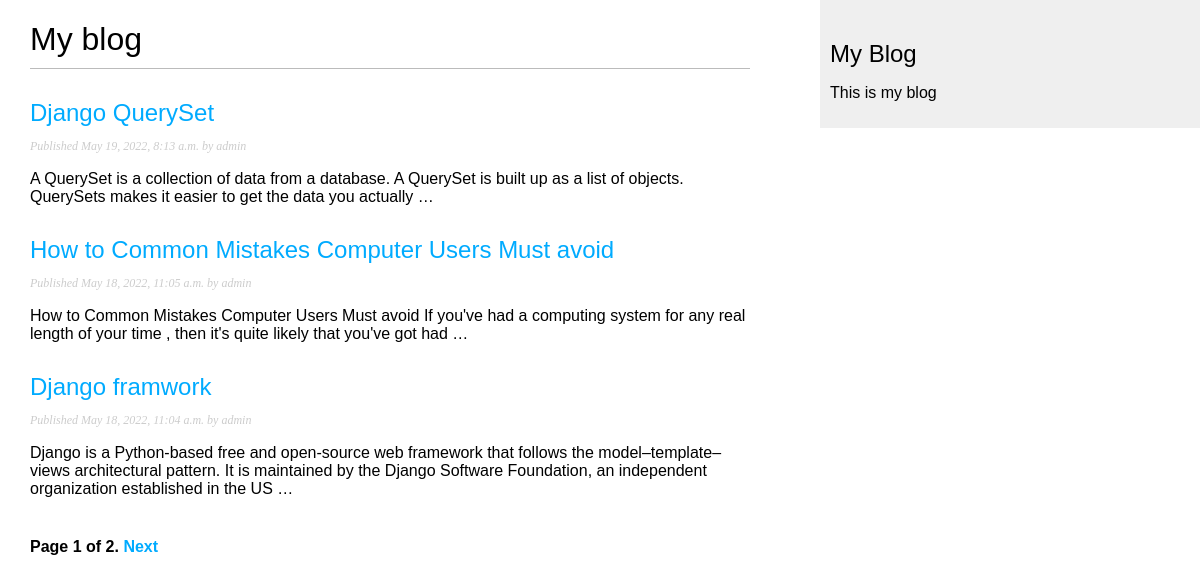
The page / on the database its author committed.
### blog/models.py (models this page shows, shortened)
class Post(models.Model):
    STATUS_CHOISES = (('draft', 'Draft'), ('published','Published'),)
    title=models.CharField(max_length=250)
    slug=models.SlugField(max_length=250, unique_for_date='publish')
    author=models.ForeignKey(User,on_delete=models.CASCADE,related_name='blog_posts')
    body=models.TextField()
    publish=models.DateTimeField(default=timezone.now)
    created=models.DateTimeField(auto_now_add=True)
    updated=models.DateTimeField(auto_now=True)
    status=models.CharField(max_length=10, choices=STATUS_CHOISES,default='draft')
    objects=models.Manager()
    published=PublishedManager( )
    def get_absolute_url(self):
        return reverse("blog:post_detail",
                        args=[self.publish.year,
                              self.publish.month,
                              self.publish.day,
                              self.slug])
    class Meta:
        ordering =('-publish',)

### blog/views.py (the view)
# urls.py: path('', views.post_list, name='post_list'),
def post_list(request):
    object_list = Post.published.all()
    paginator = Paginator(object_list, 3) # 3 posts in each page
    page = request.GET.get('page')
    try:
        posts = paginator.page(page)
    except PageNotAnInteger:
        posts = paginator.page(1)
    except EmptyPage:
        posts = paginator.page(paginator.num_pages)
    return render(request,'blog/post/list.html',{'page': page,'posts': posts})

### blog/models.py (called while the page is built)
    def get_queryset(self):
        return super(PublishedManager,self).get_queryset().filter(status='published')

### blog/templates/blog/post/list.html (shortened to what this page needs)
{% extends 'blog/base.html' %}
{% block content %}
<h1>My blog</h1>
{% for post in posts  %}
<h2>
    <a href="{{post.get_absolute_url}}">
        {{post.title }}
    </a>
</h2>
<p class="date">
    Published {{post.publish}} by {{post.author}}
</p>
{{post.body|truncatewords:30|linebreaks}}
{% endfor %}
{% include "pagination.html" with page=posts %}
{% endblock content %}

### blog/templates/blog/base.html (shortened to what this page needs)
{% load static %}
<!DOCTYPE html>
<html lang="en">
<head>
    <link rel="stylesheet" href="{% static 'css/blog.css'%}">
</head>
<body>
    <div id="content">
        {% block content %}{% endblock content %}
    </div>
    <div id="sidebar">
        <h2>My Blog</h2>
        <p>This is my blog</p>
    </div>
</body>
</html>

### blog/templates/pagination.html (shortened to what this page needs)
<div class="pagination">
    <span class="step-links">
    <span class="current">
        Page {{ page.number }} of {{ page.paginator.num_pages }}.
    </span>
        {% if page.has_next %}
            <a href="?page={{ page.next_page_number }}">Next</a>
        {% endif %}
    </span>
</div>

### blog/static/css/blog.css (style rules this page uses)
body { margin:0; padding:0; font-family:helvetica, sans-serif; }
a { color:#00abff; text-decoration:none; }
h1 { font-weight:normal; border-bottom:1px solid #bbb; padding:0 0 10px 0; }
h2 { font-weight:normal; margin:30px 0 0; }
#content { float:left; width:60%; padding:0 0 0 30px; }
#sidebar { float:right; width:30%; padding:10px; background:#efefef; height:100%; }
p.date { color:#ccc; font-family: georgia, serif; font-size: 12px; font-style: italic; }
.pagination { margin:40px 0; font-weight:bold; }

### rows shown on the page
Post: title "Django QuerySet", publish "May 19, 2022, 8:13 a.m.", author "admin", body "A QuerySet is a collection of data from a database. A QuerySet is built up as a list of objects. QuerySets makes it easier to get the data you actually …"
Post: title "How to Common Mistakes Computer Users Must avoid", publish "May 18, 2022, 11:05 a.m.", author "admin", body "How to Common Mistakes Computer Users Must avoid If you've had a computing system for any real length of your time , then it's quite likely that you've got had …"
Post: title "Django framwork", publish "May 18, 2022, 11:04 a.m.", author "admin", body "Django is a Python-based free and open-source web framework that follows the model–template–views architectural pattern. It is maintained by the Django Software Foundation, an independent organization established in the US …"

### other values the page prints
{{ page.number }} "1"
{{ page.paginator.num_pages }} "2"
